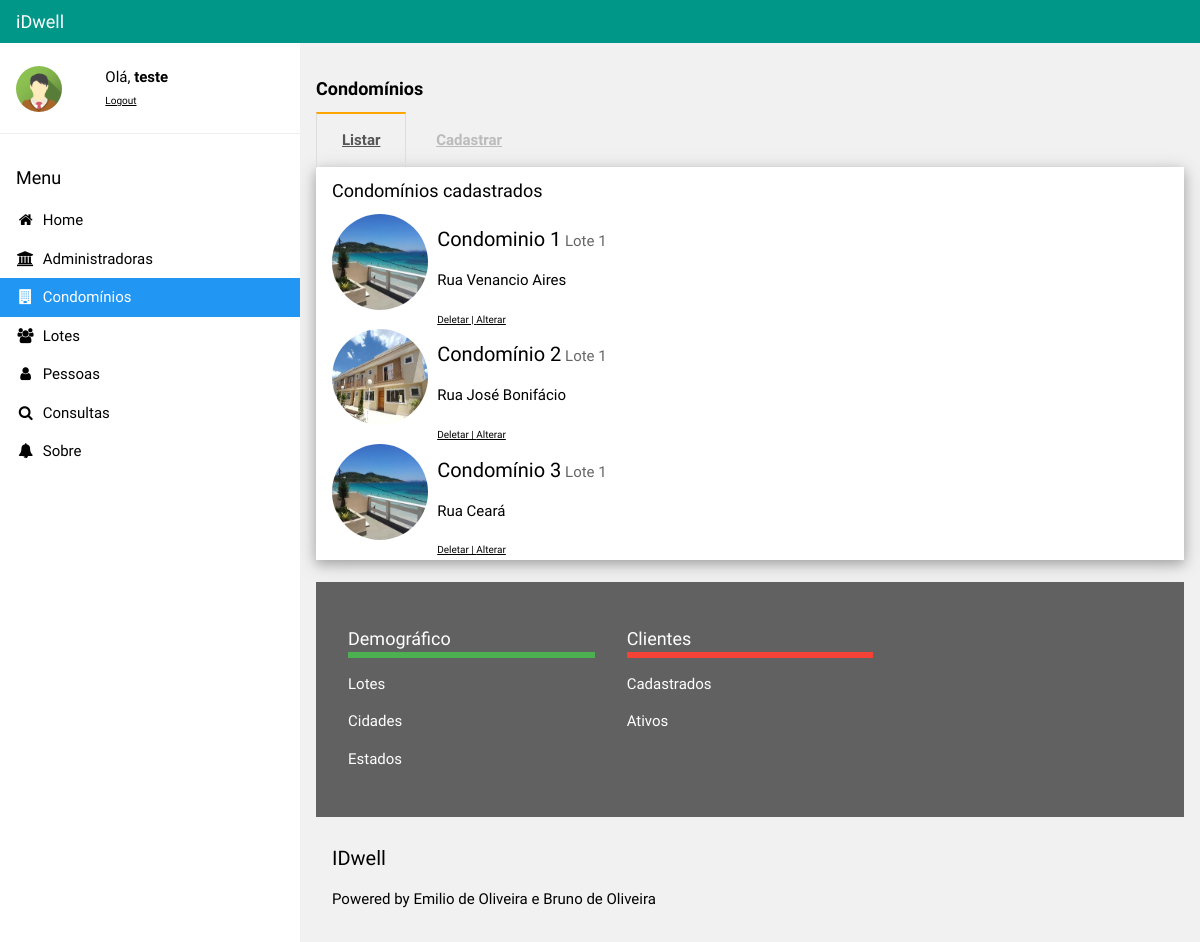
The page /condominios.php (signed in) on the database its author committed.
### tables this page shows
CREATE TABLE `condominios` (
  `idCondominio` int(11) NOT NULL,
  `bairro` varchar(50) NOT NULL,
  `endereco` varchar(50) NOT NULL,
  `complemento` varchar(10) NOT NULL,
  `numero` varchar(10) NOT NULL,
  `nomeCondominio` varchar(50) NOT NULL,
  `imgId` varchar(100) NOT NULL
);

### condominios.php (the view, shortened to what this page needs)
<!DOCTYPE html>
<html>
    <?php
      $usuario = $_SESSION['login'];
    ?>
<link rel="stylesheet" href="css/ppi-default.css">
<link rel="stylesheet" href="https://cdnjs.cloudflare.com/ajax/libs/font-awesome/4.7.0/css/font-awesome.min.css">
<link rel="stylesheet" href="css/style.css">
<body class="ppi-default-light-grey">
<div class="ppi-default-bar ppi-default-top ppi-default-teal ppi-default-large" style="z-index:4">
  <span class="ppi-default-bar-item ppi-default-left">iDwell</span>
</div>
<nav class="ppi-default-sidebar ppi-default-collapse ppi-default-white ppi-default-animate-left" style="z-index:3;width:300px;" id="mySidebar"><br>
  <div class="ppi-default-container ppi-default-row">
    <div class="ppi-default-col s4">
      <img src="./images/avatar2.png" class="ppi-default-circle ppi-default-margin-right" style="width:46px">
    </div>
    <?php
    print("<div class='ppi-default-col s8 ppi-default-bar'>");
    print("<span>Olá, <strong>$usuario</strong></span><br>");
    print("<span><font size='1'><a href='./logout.php'>Logout</a></font></span></h6><br>");
    print("</div>");
    ?>
  </div>
  <hr>
  <div class="ppi-default-container">
    <h5>Menu</h5>
  </div>
  <div class="ppi-default-bar-block">
    <a href="./index.php" class="ppi-default-bar-item ppi-default-button ppi-default-padding"><i class="fa fa-home fa-fw"></i>  Home</a>
    <a href="./administradoras.php" class="ppi-default-bar-item ppi-default-button ppi-default-padding"><i class="fa fa-bank fa-fw"></i>  Administradoras</a>
    <a href="./condominios.php" class="ppi-default-bar-item ppi-default-button ppi-default-padding ppi-default-blue"><i class="fa fa-building fa-fw"></i>  Condomínios</a>
    <a href="./lotes.php" class="ppi-default-bar-item ppi-default-button ppi-default-padding"><i class="fa fa-users fa-fw"></i>  Lotes</a>
    <a href="./pessoas.php" class="ppi-default-bar-item ppi-default-button ppi-default-padding"><i class="fa fa-user fa-fw"></i>  Pessoas</a>
    <a href="./consultas.php" class="ppi-default-bar-item ppi-default-button ppi-default-padding"><i class="fa fa-search fa-fw"></i>  Consultas</a>
    <a href="./sobre.php" class="ppi-default-bar-item ppi-default-button ppi-default-padding"><i class="fa fa-bell fa-fw"></i>  Sobre</a><br><br>
  </div>
</nav>
<div class="ppi-default-main" style="margin-left:300px;margin-top:43px;">
  <header class="ppi-default-container" style="padding-top:22px">
    <h5><b>Condomínios</b></h5>
  </header>
  <div class="ppi-default-container">
  <div class="middle-menu">
  <label for="tab1"><a href="./condominios.php">Listar</a></label>
  <label for="tab2"><a href="./cad_condominio.php">Cadastrar</a></label>
</div>
  <div class="ppi-default-container ppi-default-ul ppi-default-card-4 ppi-default-white">
    <h5>Condomínios cadastrados</h5>
    <?php
      $ok = conecta_bd() or die ("Não é possível conectar-se ao servidor.");
      $resultado=mysqli_query($ok, "Select * from condominios;");
      while ($linha=mysqli_fetch_array($resultado)) {
        $Id=$linha["idCondominio"];
        $Nome=$linha["nomeCondominio"];
        $Endereco=$linha["endereco"];
        $Imagem=$linha["imgId"];
        print("<div class='ppi-default-row'>");
        print("<div class='ppi-default-col m2 text-center'>");
        print("<img class='ppi-default-circle' src='./images/$Imagem' style='width:96px;height:96px'>");
        print("</div>");
        print("<div class='ppi-default-col m10 ppi-default-container'>");
        print("<h4>$Nome<span class='ppi-default-opacity ppi-default-medium'> Lote 1</span></h4>");
        print("<p>$Endereco</p>");
        print("<font size='1'><a href='deleta_condominio.php?cod=$Id'>Deletar | </a></font>");
        print("<font size='1'><a href='altera_condominio.php?cod=$Id'>Alterar</a></font>");
        print("</div>");
        print("</div>"); }
      ?>
  </div>
  <br>
  <div class="ppi-default-container ppi-default-dark-grey ppi-default-padding-32">
    <div class="ppi-default-row">
      <div class="ppi-default-container ppi-default-third">
        <h5 class="ppi-default-bottombar ppi-default-border-green">Demográfico</h5>
        <p>Lotes</p>
        <p>Cidades</p>
        <p>Estados</p>
      </div>
      <div class="ppi-default-container ppi-default-third">
        <h5 class="ppi-default-bottombar ppi-default-border-red">Clientes</h5>
        <p>Cadastrados</p>
        <p>Ativos</p>
      </div>
    </div>
  </div>
  <footer class="ppi-default-container ppi-default-padding-16 ppi-default-light-grey">
    <h4>IDwell</h4>
    <p>Powered by Emilio de Oliveira e Bruno de Oliveira</a></p>
  </footer>
	</div>
</body>
</html>

### css/style.css (style rules this page uses)
label { display: inline-block; margin: 0 0 -1px; padding: 15px 25px; font-weight: 600; text-align: center; color: #bbb; border: 1px solid transparent; }
label:before { font-family: fontawesome; font-weight: normal; }
.checked + label { color: #555; border: 1px solid #ddd; border-top: 2px solid orange; border-bottom: 1px solid #fff; }

### condominios.php (style rules this page uses)
html,body,h1,h2,h3,h4,h5 { font-family: "Raleway", sans-serif }

### rows shown on the page
condominios: imgId (picture), nomeCondominio "Condominio 1", endereco "Rua Venancio Aires"
condominios: imgId (picture), nomeCondominio "Condomínio 2", endereco "Rua José Bonifácio"
condominios: imgId (picture), nomeCondominio "Condomínio 3", endereco "Rua Ceará"

### other values the page prints
$usuario "teste"
